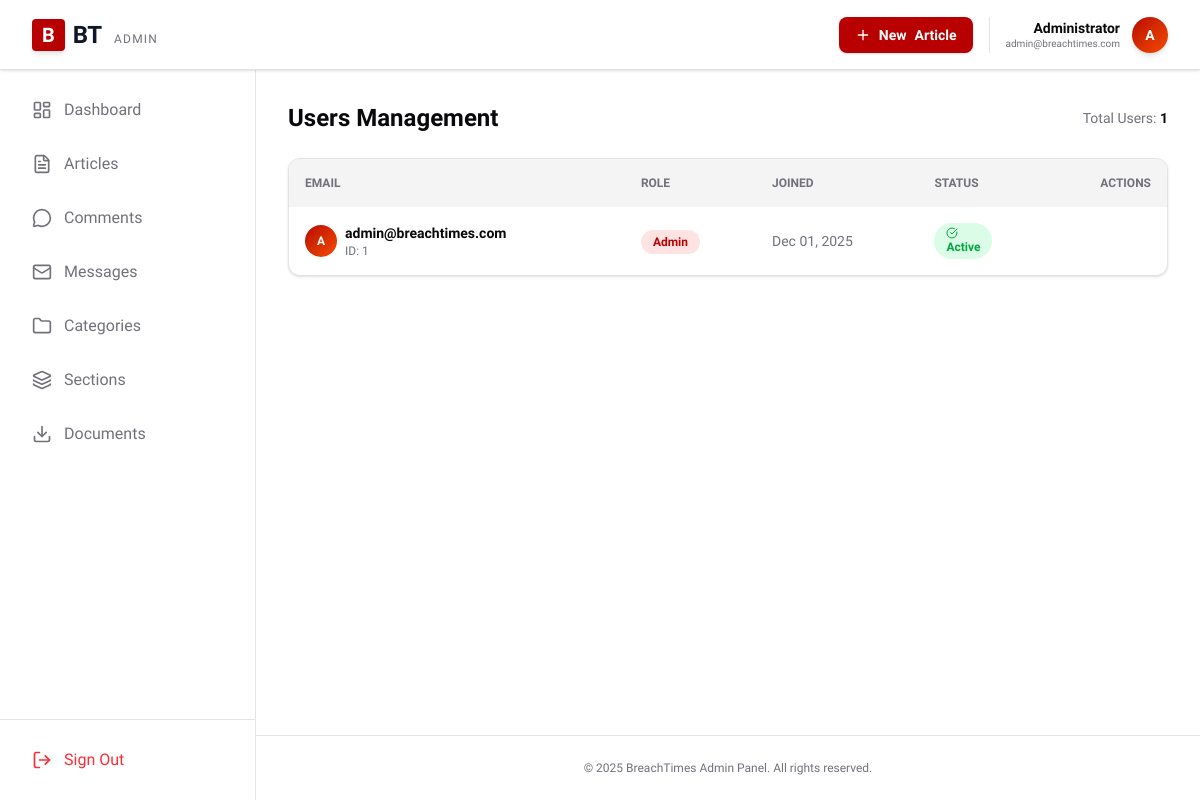
The page /admin/users.php (signed in) on the database its author committed.
### tables this page shows
CREATE TABLE IF NOT EXISTS `users` (
  `id` int(11) NOT NULL AUTO_INCREMENT,
  `email` varchar(255) NOT NULL,
  `password` varchar(255) NOT NULL,
  `role` enum('admin','user') DEFAULT 'user',
  `created_at` timestamp DEFAULT CURRENT_TIMESTAMP,
  PRIMARY KEY (`id`),
  UNIQUE KEY `email` (`email`)
);

### public/admin/users.php (the view, shortened to what this page needs)
<?php
require_once "includes/header.php";
require_once "../../src/config/db.php";
$users = $pdo
    ->query(
        "
    SELECT u.id, u.email, u.role, u.created_at,
           m.id as is_muted, m.reason, m.created_at as muted_at
    FROM users u
    LEFT JOIN muted_users m ON u.id = m.user_id
    ORDER BY u.role DESC, u.created_at DESC
",
    )
    ->fetchAll(PDO::FETCH_ASSOC);
?>
<div class="flex justify-between items-center mb-6">
    <h1 class="text-2xl font-bold">Users Management</h1>
    <div class="text-sm text-muted-text">
        Total Users: <span class="font-bold text-card-text"><?php echo count(
            $users,
        ); ?></span>
    </div>
</div>
<div class="bg-card rounded-xl border border-border-color shadow-sm overflow-hidden">
    <?php if (empty($users)): ?>
        <div class="p-8 text-center text-muted-text">
            <i data-lucide="users" class="w-16 h-16 mx-auto mb-4 text-border-color"></i>
            <p class="text-lg font-bold mb-2">No Users Found</p>
        </div>
    <?php
        else: ?>
        <table class="w-full text-left border-collapse responsive-table">
            <thead class="bg-muted-bg text-muted-text text-xs uppercase">
                <tr>
                    <th class="p-4">Email</th>
                    <th class="p-4">Role</th>
                    <th class="p-4">Joined</th>
                    <th class="p-4">Status</th>
                    <th class="p-4 text-right">Actions</th>
                </tr>
            </thead>
            <tbody class="divide-y divide-border-color">
                <?php foreach ($users as $user):
                    $isMuted = !empty($user["is_muted"]);
                    $joinDate = date("M d, Y", strtotime($user["created_at"]));
                    ?>
                <tr class="hover:bg-muted-bg transition-colors">
                    <td class="p-4">
                        <div class="flex items-center gap-2">
                            <div class="w-8 h-8 rounded-full bg-gradient-to-br from-bbcRed to-orange-600 flex items-center justify-center text-white text-xs font-bold">
                                <?php echo strtoupper(
                                    substr($user["email"], 0, 1),
                                ); ?>
                            </div>
                            <div>
                                <p class="font-bold text-sm"><?php echo htmlspecialchars(
                                    $user["email"],
                                ); ?></p>
                                <p class="text-xs text-muted-text">ID: <?php echo $user[
                                    "id"
                                ]; ?></p>
                            </div>
                        </div>
                    </td>
                    <td class="p-4">
                        <span class="inline-block px-3 py-1 rounded-full text-xs font-bold <?php echo $user[
                            "role"
                        ] === "admin"
                            ? "bg-red-100 dark:bg-red-900/20 text-bbcRed"
                            : "bg-blue-100 dark:bg-blue-900/20 text-blue-600 dark:text-blue-400"; ?>">
                            <?php echo ucfirst($user["role"]); ?>
                        </span>
                    </td>
                    <td class="p-4 text-sm text-muted-text"><?php echo $joinDate; ?></td>
                    <td class="p-4">
                        <?php if ($isMuted): ?>
                            <span class="inline-block px-3 py-1 rounded-full text-xs font-bold bg-red-100 dark:bg-red-900/20 text-red-600 dark:text-red-400 flex items-center gap-1.5 w-fit">
                                <i data-lucide="ban" class="w-3 h-3"></i> Muted
                            </span>
                            <?php if (!empty($user["reason"])): ?>
                                <p class="text-xs text-muted-text mt-1">Reason: <?php echo htmlspecialchars(
                                    $user["reason"],
                                ); ?></p>
                            <?php endif; ?>
                        <?php else: ?>
                            <span class="inline-block px-3 py-1 rounded-full text-xs font-bold bg-green-100 dark:bg-green-900/20 text-green-600 dark:text-green-400 flex items-center gap-1.5 w-fit">
                                <i data-lucide="check-circle" class="w-3 h-3"></i> Active
                            </span>
                        <?php endif; ?>
                    </td>
                    <td class="p-4 text-right">
                    </td>
                </tr>
                <?php
                endforeach; ?>
            </tbody>
        </table>
    <?php endif; ?>
</div>
<?php require_once "includes/footer.php"; ?>

### public/admin/includes/header.php (shortened to what this page needs)
<?php
$current_page = basename($_SERVER["PHP_SELF"]);
$menu_items = [
    [
        "name" => "Dashboard",
        "link" => "index.php",
        "icon" => "layout-dashboard",
    ],
    [
        "name" => "Articles",
        "link" => "articles.php",
        "match" => ["articles.php", "edit_article.php"],
        "icon" => "file-text",
    ],
    [
        "name" => "Comments",
        "link" => "comments.php",
        "icon" => "message-circle",
    ],
    ["name" => "Messages", "link" => "inbox.php", "icon" => "mail"],
    ["name" => "Categories", "link" => "categories.php", "icon" => "folder"],
    ["name" => "Sections", "link" => "sections.php", "icon" => "layers"],
    ["name" => "Documents", "link" => "documents.php", "icon" => "download"],
];
?>
<!doctype html>
<html lang="en">
<head>
    <link href="https://cdn.quilljs.com/1.3.6/quill.snow.css" rel="stylesheet" />
    <link href="../assets/css/styles.css" rel="stylesheet" />
</head>
<body class="bg-page text-card-text transition-colors duration-500 flex flex-col h-screen overflow-hidden font-sans antialiased">
    <header class="h-[70px] border-b border-border-color bg-white/90 dark:bg-card/90 backdrop-blur-md z-50 transition-colors duration-300 shadow-sm shrink-0 flex items-center px-4 lg:px-8 justify-between relative min-w-0">
        <div class="flex items-center gap-3 md:gap-4 min-w-0">
            <a href="../index.php" class="flex items-center select-none gap-2 group min-w-0">
                <span class="bg-bbcRed text-white px-2.5 py-0.5 font-bold text-lg md:text-xl rounded shadow-md group-hover:bg-[var(--color-bbcRed-hover)] transition-colors duration-300 flex-shrink-0">B</span>
                <span class="font-bold text-lg md:text-2xl tracking-tight leading-none text-gray-900 dark:text-white group-hover:text-gray-700 dark:group-hover:text-gray-300 transition-colors whitespace-nowrap">
                    BT <span class="text-xs text-muted-text font-normal ml-2 uppercase tracking-widest hidden sm:inline-block">Admin</span>
                </span>
            </a>
        </div>
        <div class="flex items-center gap-2 md:gap-4 flex-shrink-0">
            <a href="edit_article.php" class="hidden sm:flex items-center gap-2 bg-bbcRed text-white px-2 md:px-4 py-2 rounded-lg text-xs md:text-sm font-bold hover:bg-[var(--color-bbcRed-hover)] transition-colors shadow-sm hover:shadow-md flex-shrink-0">
                <i data-lucide="plus" class="w-4 h-4 flex-shrink-0"></i> <span class="hidden md:inline">New</span><span class="hidden lg:inline"> Article</span>
            </a>
            <div class="hidden md:flex items-center gap-2 md:gap-3 pl-2 md:pl-4 border-l border-border-color flex-shrink-0">
                <div class="text-right hidden lg:block leading-tight flex-shrink-0">
                    <div class="font-bold text-sm">Administrator</div>
                    <div class="text-[10px] text-muted-text">admin@breachtimes.com</div>
                </div>
                <div class="w-9 h-9 rounded-full bg-gradient-to-br from-bbcRed to-orange-600 text-white flex items-center justify-center font-bold text-sm shadow-md flex-shrink-0">A</div>
            </div>
        </div>
    </header>
    <div class="flex flex-1 overflow-hidden relative">
        <aside id="sidebar" class="w-64 bg-card border-r border-border-color fixed inset-y-0 left-0 top-[70px] z-40 transform -translate-x-full transition-transform duration-300 md:translate-x-0 md:static md:inset-auto md:transform-none flex flex-col h-[calc(100vh-70px)] md:h-full shadow-xl md:shadow-none overflow-y-auto">
            <nav class="p-4 space-y-1.5">
                <?php foreach ($menu_items as $item):
                    $isActive =
                        $current_page === $item["link"] ||
                        (isset($item["match"]) &&
                            in_array($current_page, $item["match"]));
                    $baseClass =
                        "flex items-center gap-3 px-4 py-3 rounded-lg font-medium transition-all duration-200 group";
                    $activeClass =
                        "bg-bbcRed text-white shadow-md shadow-red-900/20";
                    $inactiveClass =
                        "text-muted-text hover:bg-muted-bg hover:text-card-text";
                    ?>
                    <a href="<?php echo $item[
                        "link"
                    ]; ?>" class="<?php echo $baseClass .
    " " .
    ($isActive ? $activeClass : $inactiveClass); ?>">
                        <i data-lucide="<?php echo $item[
                            "icon"
                        ]; ?>" class="w-5 h-5 <?php echo $isActive
    ? "text-white"
    : "text-muted-text group-hover:text-bbcRed"; ?> transition-colors"></i>
                        <?php echo $item["name"]; ?>
                    </a>
                <?php
                endforeach; ?>
            </nav>
            <div class="mt-auto p-4 border-t border-border-color">
                <a href="../api/logout.php" class="flex items-center gap-3 px-4 py-3 rounded-lg font-medium text-red-500 hover:bg-red-50 hover:text-red-600 transition-all duration-200">
                    <i data-lucide="log-out" class="w-5 h-5"></i>
                    Sign Out
                </a>
            </div>
        </aside>
        <div class="flex-1 flex flex-col overflow-y-auto bg-page relative w-full scroll-smooth" id="main-scroll">
            <main class="flex-grow container mx-auto px-4 lg:px-8 max-w-[1200px] py-8">

### public/admin/includes/footer.php (shortened to what this page needs)
            </main>
            <footer class="border-t border-border-color bg-card py-6 mt-auto shrink-0">
                <div class="container mx-auto px-4 text-center text-muted-text text-xs">
                    &copy; <?php echo date(
                        "Y",
                    ); ?> BreachTimes Admin Panel. All rights reserved.
                </div>
            </footer>
        </div>
    </div>
</body>
</html>

### rows shown on the page
users: email "A", email "admin@breachtimes.com", id "1", role "Admin", created_at "Dec 01, 2025"

### other values the page prints
$item["name"] "Dashboard"
$item["name"] "Articles"
$item["name"] "Comments"
$item["name"] "Messages"
$item["name"] "Categories"
$item["name"] "Sections"
$item["name"] "Documents"
